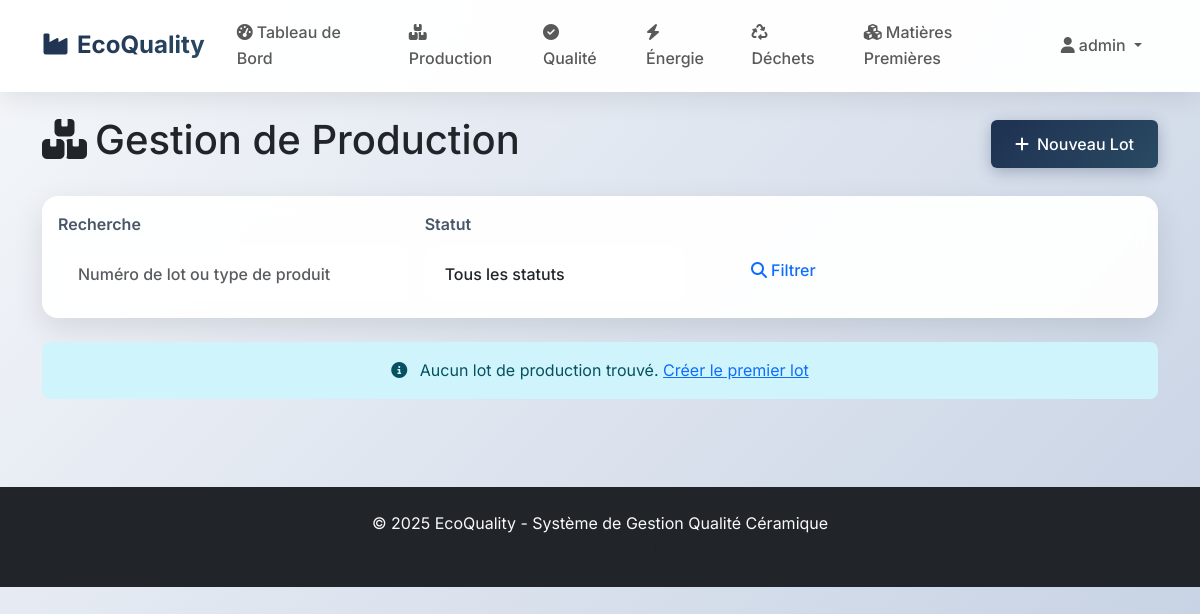
Before: /production (signed in) with the older database file.
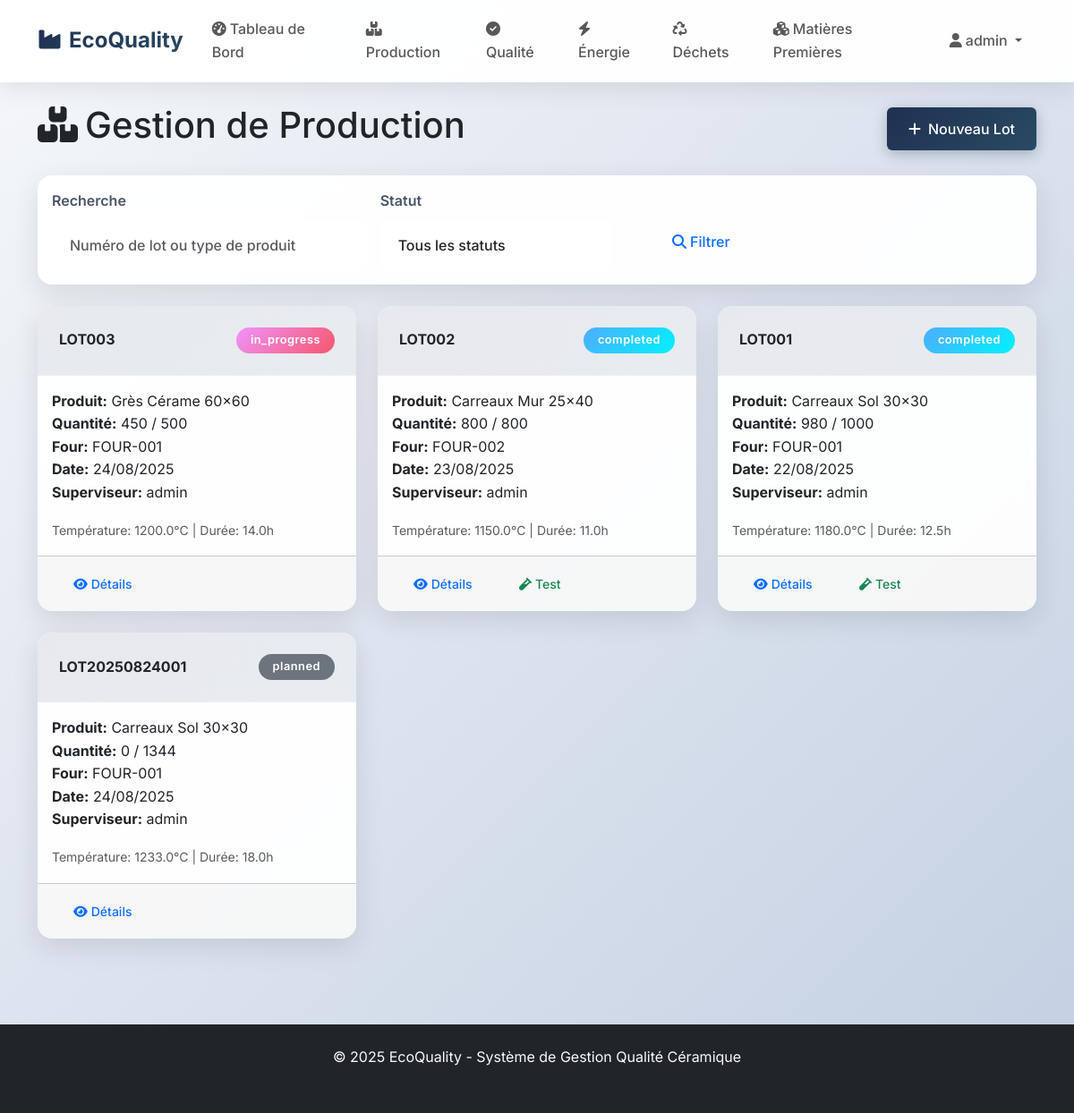
After: the same page with the newer database file.
### models.py (models this page shows, shortened)
class ProductionBatch(db.Model):
    id = db.Column(db.Integer, primary_key=True)
    lot_number = db.Column(db.String(50), unique=True, nullable=False)
    product_type = db.Column(db.String(100), nullable=False)
    planned_quantity = db.Column(db.Integer, nullable=False)
    actual_quantity = db.Column(db.Integer, default=0)
    production_date = db.Column(db.Date, nullable=False)
    kiln_number = db.Column(db.String(20), nullable=False)
    kiln_temperature = db.Column(db.Float)
    firing_duration = db.Column(db.Float)
    status = db.Column(db.String(20), default='planned')  # planned, in_progress, completed, approved, rejected
    supervisor_id = db.Column(db.Integer, db.ForeignKey('user.id'))
    created_at = db.Column(db.DateTime, default=datetime.utcnow)
    updated_at = db.Column(db.DateTime, default=datetime.utcnow, onupdate=datetime.utcnow)
    notes = db.Column(db.Text)
    supervisor = db.relationship('User', backref='supervised_batches')

class User(UserMixin, db.Model):
    id = db.Column(db.Integer, primary_key=True)
    username = db.Column(db.String(64), unique=True, nullable=False)
    email = db.Column(db.String(120), unique=True, nullable=False)
    password_hash = db.Column(db.String(256), nullable=False)
    role = db.Column(db.String(50), nullable=False, default='Operator')
    created_at = db.Column(db.DateTime, default=datetime.utcnow)
    is_active = db.Column(db.Boolean, default=True)

### routes.py (the view)
@app.route('/production')
@login_required
def production_index():
    search = request.args.get('search', '')
    status_filter = request.args.get('status', '')
    query = ProductionBatch.query
    if search:
        query = query.filter(ProductionBatch.lot_number.contains(search) |
                           ProductionBatch.product_type.contains(search))
    if status_filter:
        query = query.filter_by(status=status_filter)
    batches = query.order_by(ProductionBatch.created_at.desc()).all()
    return render_template('production/index.html', batches=batches, search=search, status_filter=status_filter)

### app.py (called while the page is built)
@login_manager.user_loader
def load_user(user_id):
    from models import User
    return User.query.get(int(user_id))

### templates/production/index.html (shortened to what the changed rows need)
{% extends "base.html" %}
{% block content %}
<div class="container py-4">
    <div class="d-flex justify-content-between align-items-center mb-4">
        <h1><i class="fas fa-boxes me-2"></i>Gestion de Production</h1>
    </div>
    <div class="row">
        {% for batch in batches %}
            <div class="col-md-6 col-lg-4 mb-4">
                <div class="card h-100">
                    <div class="card-header d-flex justify-content-between align-items-center">
                        <strong>{{ batch.lot_number }}</strong>
                        <span class="badge bg-{% if batch.status == 'approved' %}success{% elif batch.status == 'completed' %}info{% elif batch.status == 'in_progress' %}warning{% elif batch.status == 'rejected' %}danger{% else %}secondary{% endif %}">
                            {{ batch.status }}
                        </span>
                    </div>
                    <div class="card-body">
                        <p class="card-text">
                            <strong>Produit:</strong> {{ batch.product_type }}<br>
                            <strong>Quantité:</strong> {{ batch.actual_quantity or 0 }} / {{ batch.planned_quantity }}<br>
                            <strong>Four:</strong> {{ batch.kiln_number }}<br>
                            <strong>Date:</strong> {{ batch.production_date.strftime('%d/%m/%Y') }}<br>
                            {% if batch.supervisor %}
                                <strong>Superviseur:</strong> {{ batch.supervisor.username }}
                            {% endif %}
                        </p>
                        {% if batch.kiln_temperature %}
                            <small class="text-muted">
                                Température: {{ batch.kiln_temperature }}°C
                                {% if batch.firing_duration %} | Durée: {{ batch.firing_duration }}h{% endif %}
                            </small>
                        {% endif %}
                    </div>
                    <div class="card-footer">
                        <a href="{{ url_for('view_batch', batch_id=batch.id) }}" class="btn btn-sm btn-outline-primary">
                            <i class="fas fa-eye me-1"></i>Détails
                        </a>
                        {% if batch.status == 'completed' %}
                            <a href="{{ url_for('create_test') }}?batch_id={{ batch.id }}" class="btn btn-sm btn-outline-success">
                                <i class="fas fa-vial me-1"></i>Test
                            </a>
                        {% endif %}
                    </div>
                </div>
            </div>
        {% else %}
            <div class="col-12">
                <div class="alert alert-info text-center">
                    <i class="fas fa-info-circle me-2"></i>
                    Aucun lot de production trouvé. <a href="{{ url_for('create_batch') }}">Créer le premier lot</a>
                </div>
            </div>
        {% endfor %}
    </div>
</div>
{% endblock %}

Changed rows visible on the page:
added ProductionBatch: lot_number "LOT003", status "in_progress", product_type "Grès Cérame 60x60", actual_quantity "450", planned_quantity "500", kiln_number "FOUR-001", production_date "24/08/2025", supervisor.username "admin", kiln_temperature "1200.0", firing_duration "14.0"
added ProductionBatch: lot_number "LOT002", status "completed", product_type "Carreaux Mur 25x40", actual_quantity "800", planned_quantity "800", kiln_number "FOUR-002", production_date "23/08/2025", supervisor.username "admin", kiln_temperature "1150.0", firing_duration "11.0"
added ProductionBatch: lot_number "LOT001", status "completed", product_type "Carreaux Sol 30x30", actual_quantity "980", planned_quantity "1000", kiln_number "FOUR-001", production_date "22/08/2025", supervisor.username "admin", kiln_temperature "1180.0", firing_duration "12.5"
added ProductionBatch: lot_number "LOT20250824001", status "planned", product_type "Carreaux Sol 30x30", actual_quantity "0", planned_quantity "1344", kiln_number "FOUR-001", production_date "24/08/2025", supervisor.username "admin", kiln_temperature "1233.0", firing_duration "18.0"
Other visible differences:
text no longer shown: "Aucun lot de production trouvé. Créer le premier lot"
